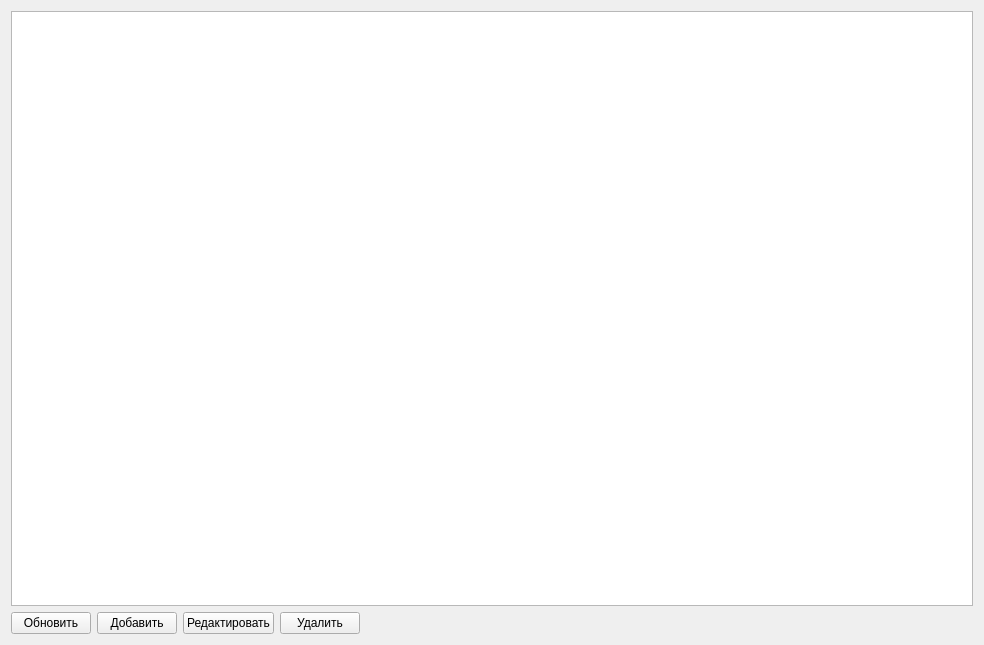
<?xml version="1.0" encoding="UTF-8"?>
<ui version="4.0">
 <class>FSba</class>
 <widget class="QWidget" name="FSba">
  <property name="windowModality">
   <enum>Qt::ApplicationModal</enum>
  </property>
  <property name="geometry">
   <rect>
    <x>0</x>
    <y>0</y>
    <width>984</width>
    <height>645</height>
   </rect>
  </property>
  <property name="windowTitle">
   <string>Состояние БА КА</string>
  </property>
  <layout class="QGridLayout" name="gridLayout">
   <item row="0" column="0">
    <widget class="QTableView" name="tableView"/>
   </item>
   <item row="1" column="0">
    <layout class="QHBoxLayout" name="horizontalLayout">
     <item>
      <widget class="QPushButton" name="pbRefresh">
       <property name="text">
        <string>Обновить</string>
       </property>
       <property name="icon">
        <iconset resource="res.qrc">
         <normaloff>:/res/Sync.png</normaloff>:/res/Sync.png</iconset>
       </property>
       <property name="iconSize">
        <size>
         <width>32</width>
         <height>32</height>
        </size>
       </property>
      </widget>
     </item>
     <item>
      <widget class="QPushButton" name="pbAdd">
       <property name="text">
        <string>Добавить</string>
       </property>
       <property name="icon">
        <iconset resource="res.qrc">
         <normaloff>:/res/1/table_add.png</normaloff>:/res/1/table_add.png</iconset>
       </property>
       <property name="iconSize">
        <size>
         <width>32</width>
         <height>32</height>
        </size>
       </property>
      </widget>
     </item>
     <item>
      <widget class="QPushButton" name="pbEdit">
       <property name="text">
        <string>Редактировать</string>
       </property>
       <property name="icon">
        <iconset resource="res.qrc">
         <normaloff>:/res/1/table_edit.png</normaloff>:/res/1/table_edit.png</iconset>
       </property>
       <property name="iconSize">
        <size>
         <width>32</width>
         <height>32</height>
        </size>
       </property>
      </widget>
     </item>
     <item>
      <widget class="QPushButton" name="pbDel">
       <property name="text">
        <string>Удалить</string>
       </property>
       <property name="icon">
        <iconset resource="res.qrc">
         <normaloff>:/res/1/table_delete.png</normaloff>:/res/1/table_delete.png</iconset>
       </property>
       <property name="iconSize">
        <size>
         <width>32</width>
         <height>32</height>
        </size>
       </property>
      </widget>
     </item>
     <item>
      <spacer name="horizontalSpacer">
       <property name="orientation">
        <enum>Qt::Horizontal</enum>
       </property>
       <property name="sizeHint" stdset="0">
        <size>
         <width>40</width>
         <height>20</height>
        </size>
       </property>
      </spacer>
     </item>
    </layout>
   </item>
  </layout>
 </widget>
 <resources>
  <include location="res.qrc"/>
 </resources>
 <connections/>
</ui>
